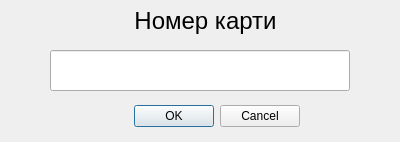
<?xml version="1.0" encoding="UTF-8"?>
<ui version="4.0">
 <class>CardInputDialog</class>
 <widget class="QDialog" name="CardInputDialog">
  <property name="geometry">
   <rect>
    <x>0</x>
    <y>0</y>
    <width>400</width>
    <height>142</height>
   </rect>
  </property>
  <property name="windowTitle">
   <string>Введіть номер карти</string>
  </property>
  <widget class="QDialogButtonBox" name="buttonBox">
   <property name="geometry">
    <rect>
     <x>100</x>
     <y>100</y>
     <width>200</width>
     <height>32</height>
    </rect>
   </property>
   <property name="orientation">
    <enum>Qt::Horizontal</enum>
   </property>
   <property name="standardButtons">
    <set>QDialogButtonBox::Cancel|QDialogButtonBox::Ok</set>
   </property>
  </widget>
  <widget class="QLineEdit" name="lineEdit">
   <property name="geometry">
    <rect>
     <x>50</x>
     <y>50</y>
     <width>300</width>
     <height>41</height>
    </rect>
   </property>
   <property name="font">
    <font>
     <pointsize>20</pointsize>
    </font>
   </property>
  </widget>
  <widget class="QLabel" name="label">
   <property name="geometry">
    <rect>
     <x>100</x>
     <y>0</y>
     <width>211</width>
     <height>41</height>
    </rect>
   </property>
   <property name="font">
    <font>
     <pointsize>18</pointsize>
    </font>
   </property>
   <property name="text">
    <string>Номер карти</string>
   </property>
   <property name="alignment">
    <set>Qt::AlignCenter</set>
   </property>
  </widget>
 </widget>
 <resources/>
 <connections>
  <connection>
   <sender>buttonBox</sender>
   <signal>accepted()</signal>
   <receiver>CardInputDialog</receiver>
   <slot>accept()</slot>
   <hints>
    <hint type="sourcelabel">
     <x>248</x>
     <y>254</y>
    </hint>
    <hint type="destinationlabel">
     <x>157</x>
     <y>274</y>
    </hint>
   </hints>
  </connection>
  <connection>
   <sender>buttonBox</sender>
   <signal>rejected()</signal>
   <receiver>CardInputDialog</receiver>
   <slot>reject()</slot>
   <hints>
    <hint type="sourcelabel">
     <x>316</x>
     <y>260</y>
    </hint>
    <hint type="destinationlabel">
     <x>286</x>
     <y>274</y>
    </hint>
   </hints>
  </connection>
 </connections>
</ui>
